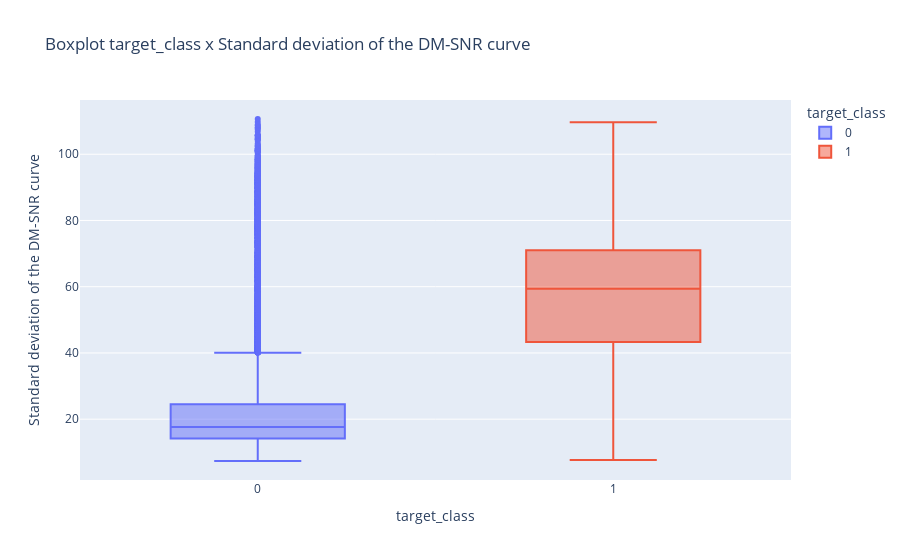

The notebook cell this image was saved under:
### Code cell
# Boxplot target_class x Standard deviation of the DM-SNR curve
px.box(df_pulsar, x='target_class', y='Standard deviation of the DM-SNR curve', color='target_class', title='Boxplot target_class x Standard deviation of the DM-SNR curve')

### Figure 1 — Plotly figure (JSON) as saved in the notebook; plotly's stock layout.template omitted (floating-point values rounded to 4 significant figures; data arrays with more than 128 entries replaced by an {"elided": "..."} marker saying what was removed)
{"data": [{"alignmentgroup": "True", "hovertemplate": "target_class=%{x}<br>Standard deviation of the DM-SNR curve=%{y}<extra></extra>", "legendgroup": "0", "marker": {"color": "#636efa"}, "name": "0", "notched": false, "offsetgroup": "0", "orientation": "v", "showlegend": true, "type": "box", "x": {"elided": "16259 int values"}, "x0": " ", "xaxis": "x", "y": {"elided": "16259 float values"}, "y0": " ", "yaxis": "y"}, {"alignmentgroup": "True", "hovertemplate": "target_class=%{x}<br>Standard deviation of the DM-SNR curve=%{y}<extra></extra>", "legendgroup": "1", "marker": {"color": "#EF553B"}, "name": "1", "notched": false, "offsetgroup": "1", "orientation": "v", "showlegend": true, "type": "box", "x": {"elided": "1639 int values"}, "x0": " ", "xaxis": "x", "y": {"elided": "1639 float values"}, "y0": " ", "yaxis": "y"}], "layout": {"boxmode": "overlay", "legend": {"title": {"text": "target_class"}, "tracegroupgap": 0}, "title": {"text": "Boxplot target_class x Standard deviation of the DM-SNR curve"}, "xaxis": {"anchor": "y", "categoryarray": [0, 1], "categoryorder": "array", "domain": [0, 1], "title": {"text": "target_class"}}, "yaxis": {"anchor": "x", "domain": [0, 1], "title": {"text": "Standard deviation of the DM-SNR curve"}}}}
